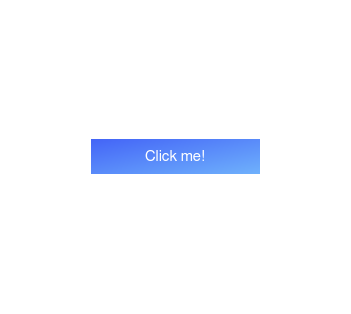
<?xml version="1.0" encoding="UTF-8"?>
<ui version="4.0">
 <class>Dialog</class>
 <widget class="QDialog" name="Dialog">
  <property name="geometry">
   <rect>
    <x>0</x>
    <y>0</y>
    <width>351</width>
    <height>314</height>
   </rect>
  </property>
  <property name="font">
   <font>
    <family>FreeSans</family>
    <pointsize>14</pointsize>
   </font>
  </property>
  <property name="windowTitle">
   <string>Dialog</string>
  </property>
  <property name="styleSheet">
   <string notr="true">background: white;</string>
  </property>
  <layout class="QGridLayout" name="gridLayout">
   <item row="0" column="1">
    <widget class="QPushButton" name="pushButton">
     <property name="minimumSize">
      <size>
       <width>141</width>
       <height>0</height>
      </size>
     </property>
     <property name="styleSheet">
      <string notr="true">QPushButton {
background: qlineargradient(x1:0, y0:0, x2:1, y2:1, stop:0 #4364F7, stop:1 #6FB1FC);
border: none;
border-radius: 18px;
padding: 10px;
color: white;
font: 11pt;
}
QPushButton:hover {
background: qlineargradient(x1:0, y0:0, x2:1, y2:0, stop:0 #4364F7, stop:1 #6FB1FC);
}
QPushButton:pressed {
background: qlineargradient(x1:0, y0:0, x2:1, y2:1, stop:0 #b3c1ff, stop:1 #b5e4ff);
}</string>
     </property>
     <property name="text">
      <string>Click me!</string>
     </property>
    </widget>
   </item>
   <item row="0" column="0">
    <spacer name="horizontalSpacer">
     <property name="orientation">
      <enum>Qt::Horizontal</enum>
     </property>
     <property name="sizeType">
      <enum>QSizePolicy::Minimum</enum>
     </property>
     <property name="sizeHint" stdset="0">
      <size>
       <width>80</width>
       <height>20</height>
      </size>
     </property>
    </spacer>
   </item>
   <item row="0" column="2">
    <spacer name="horizontalSpacer_2">
     <property name="orientation">
      <enum>Qt::Horizontal</enum>
     </property>
     <property name="sizeType">
      <enum>QSizePolicy::Minimum</enum>
     </property>
     <property name="sizeHint" stdset="0">
      <size>
       <width>80</width>
       <height>20</height>
      </size>
     </property>
    </spacer>
   </item>
  </layout>
 </widget>
 <resources/>
 <connections/>
</ui>
